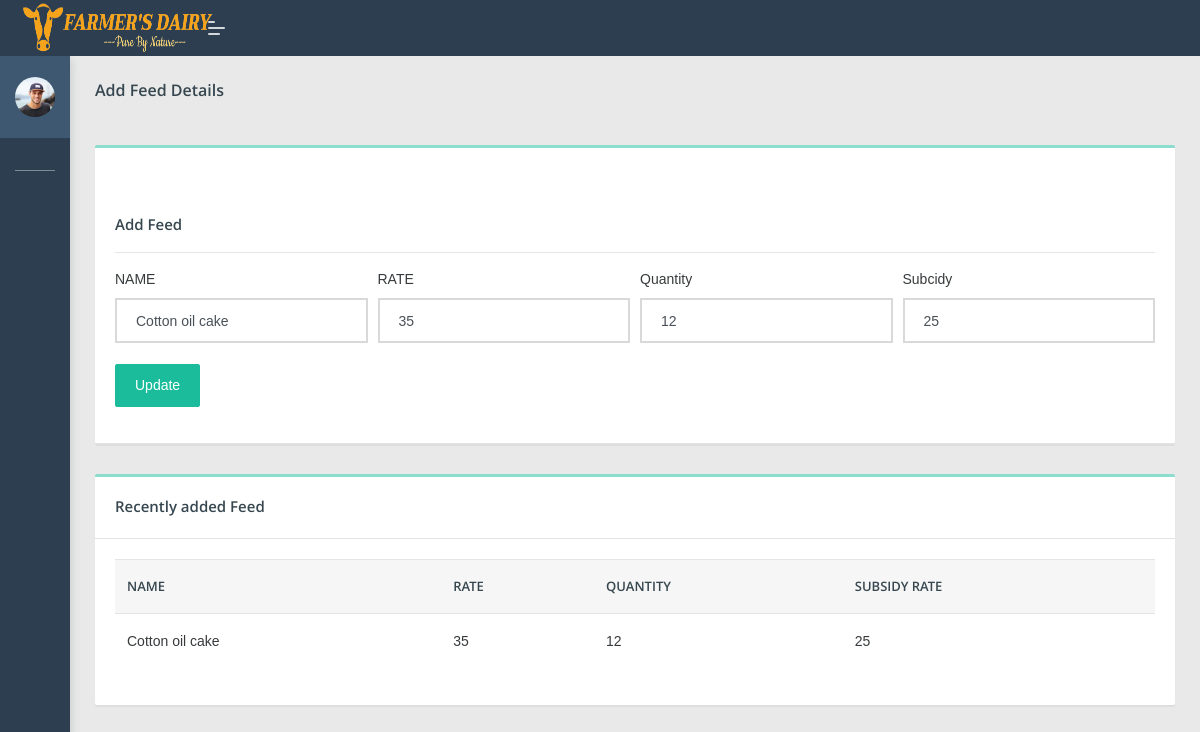
/dipo/editfood.php?edid=25 (signed in), run on the app's committed database.
### tables this page shows
CREATE TABLE `add_feed` (
  `f_id` int(100) NOT NULL,
  `name` varchar(100) NOT NULL,
  `description` varchar(100) NOT NULL,
  `rate` varchar(100) NOT NULL,
  `image` varchar(100) NOT NULL,
  `qty` varchar(100) NOT NULL,
  `subcidy` varchar(100) NOT NULL,
  `dippoid` varchar(100) NOT NULL
);

### dipo/editfood.php (the view, shortened to what this page needs)
<?php
if(isset($_SESSION['dippo']))
{
?>
 <!DOCTYPE html>
<html lang="en">
<head>
    <link rel="stylesheet" href="assets/css/style.css">
</head>
<body class="">
	<nav class="pcoded-navbar  ">
		<div class="navbar-wrapper  ">
			<div class="navbar-content scroll-div " >
					<div class="">
					<div class="main-menu-header">
						<img class="img-radius" src="assets/images/user/avatar-2.jpg" alt="User-Profile-Image">
						<div class="user-details">
						</div>
					</div>
				</div>
				<ul class="nav pcoded-inner-navbar ">
					<li class="nav-item pcoded-menu-caption">
					</li>
					<li class="nav-item">
					    <a href="main.php" class="nav-link "><span class="pcoded-micon"><i class="feather icon-home"></i></span><span class="pcoded-mtext">Dashboard</span></a>
					</li>
					<li class="nav-item pcoded-hasmenu">
					    <a href="#!" class="nav-link "><span class="pcoded-micon"><i class="feather icon-align-justify"></i></span><span class="pcoded-mtext">Staff Details</span></a>
					</li>
					<li class="nav-item pcoded-hasmenu">
					    <a href="#!" class="nav-link "><span class="pcoded-micon"><i class="feather icon-align-justify"></i></span><span class="pcoded-mtext">User Details</span></a>
					</li>
						<li class="nav-item pcoded-hasmenu">
					    <a href="#!" class="nav-link "><span class="pcoded-micon"><i class="feather icon-align-justify"></i></span><span class="pcoded-mtext">Milk Details</span></a>
					</li>
					<li class="nav-item pcoded-hasmenu">
					    <a href="#!" class="nav-link "><span class="pcoded-micon"><i class="feather icon-align-justify"></i></span><span class="pcoded-mtext">Facilities</span></a>
					</li>
                        <li class="nav-item">
					    <a href="viewfeedb.php" class="nav-link "><span class="pcoded-micon"><i class="feather icon-align-justify"></i></span><span class="pcoded-mtext">View feedback</span></a>
					</li>
				</ul>
			</div>
		</div>
	</nav>
	<header class="navbar pcoded-header navbar-expand-lg navbar-light header-dark">
				<div class="m-header">
					<a class="mobile-menu" id="mobile-collapse" href="#!"><span></span></a>
					<a href="#!" class="b-brand">
						<img src="assets/images/logo1.png" width="190px" height="50px" class="logo">
					</a>
				</div>
				<div class="collapse navbar-collapse">
					<ul class="navbar-nav mr-auto">
						<li class="nav-item">
							<a href="#!" class="pop-search"><i class="feather icon-search"></i></a>
						</li>
					</ul>
					<ul class="navbar-nav ml-auto">
						<li>
							<div class="dropdown drp-user">
								<a href="#" class="dropdown-toggle" data-toggle="dropdown">
									<i class="feather icon-user"></i>
								</a>
							</div>
						</li>
					</ul>
				</div>
	</header>
<section class="pcoded-main-container">
    <div class="pcoded-content">
        <div class="page-header">
            <div class="page-block">
                <div class="row align-items-center">
                    <div class="col-md-12">
                        <div class="page-header-title">
                            <h5 class="m-b-10">Add Feed Details</h5>
                        </div>
                    </div>
                </div>
            </div>
        </div>
        <div class="row">
             <div class="col-sm-12">
                <div class="card">
                    <div class="card-header">
                       <h5 class="mt-5">Add Feed</h5>
                        <hr>
						<?php
						if(isset($_GET['edid']))
							{
								$eid=$_GET['edid'];
								include 'config.php';
								$sql1 = "select * from add_feed where f_id='".$eid."'";
								$result1 = mysqli_query($con,$sql1);
								$num1=mysqlI_num_rows($result1);
								if($num1 > 0)
								{
								while($row1 = mysqli_fetch_array($result1))
								{
								$name=$row1['name'];
								$rate=$row1['rate'];
								$qty=$row1['qty'];
								$subcidy=$row1['subcidy'];
								}
								?>
								<form class="needs-validation" action="#" method="post">
                            <div class="form-row">
                                <div class="col-md-3">
                                    <label for="validationCustom01">NAME</label>
                                    <input type="text" name="name" class="form-control" value="<?php echo $name;?>" id="validationCustom01" placeholder="Name" required>
                                </div>
								<div class="col-md-3">
                                    <label for="validationCustom02">RATE</label>
                                    <input type="text" name="rate" class="form-control" value="<?php echo $rate;?>" id="validationCustom02" placeholder="rate" pattern="[0-9]{1,3}" required>
                                </div>
								<div class="col-md-3">
                                    <label for="validationCustom02">Quantity</label>
                                    <input type="text" name="qty" class="form-control" value="<?php echo $qty;?>" id="validationCustom02" placeholder="qty" pattern="[0-9]{1,3}" required>
                                </div>
								<div class="col-md-3">
                                    <label for="validationCustom02">Subcidy</label>
                                    <input type="text" name="subcidy" class="form-control" value="<?php echo $subcidy;?>" id="validationCustom02" placeholder="subcidy" pattern="[0-9]{1,3}" required>
                                </div>
                            </div>
							<BR>
                            <div class="form-row">
							 <div class="form-group col-md-2">
                            <button type="submit" class="btn btn-primary" name="update">Update</button>
							</div>
							</div>
							</form>
							<?php
								}
							}
?>
						</div>
					</div>
				</div>
				<div class="col-md-12">
                <div class="card">
                    <div class="card-header">
                        <h5>Recently added Feed</h5>
                    </div>
                    <div class="card-body table-border-style">
                        <div class="table-responsive">
                            <table class="table table-hover">
                                <thead>
                                    <tr>
                                        <th>NAME</th>
                                        <th>RATE</th>
										<th>QUANTITY</th>
                                        <th>SUBSIDY RATE</th>
									</tr>
                                </thead>
                                <tbody>
								 <?php
								include 'config.php';
								$sql1="select * from add_feed where f_id='$eid'";
								$result1=mysqli_query($con,$sql1);
								$num1=mysqli_num_rows($result1);
								if($num1>0)
								{
									while($row1=mysqli_fetch_array($result1))
									{
										$name=$row1['name'];
										$rate=$row1['rate'];
										$qty=$row1['qty'];
										$subcidy=$row1['subcidy'];
									}
								}
								?>
                                    <tr>
									<td><?php echo $name; ?></td>
									<td><?php echo $rate; ?></td>
									<td><?php echo $qty; ?></td>
									<td><?php echo $subcidy; ?></td>
									</tr>
                                </tbody>
                            </table>
							</div>
                    </div>
                </div>
            </div>
                        </div>
                    </div>
</section>
</body>
</html>
<?php
}
else
{
	echo "<script> location.href='../index.php'; </script>";
}
?>

### data on the page
add_feed: name "Cotton oil cake", rate "35", qty "12", subcidy "25"
